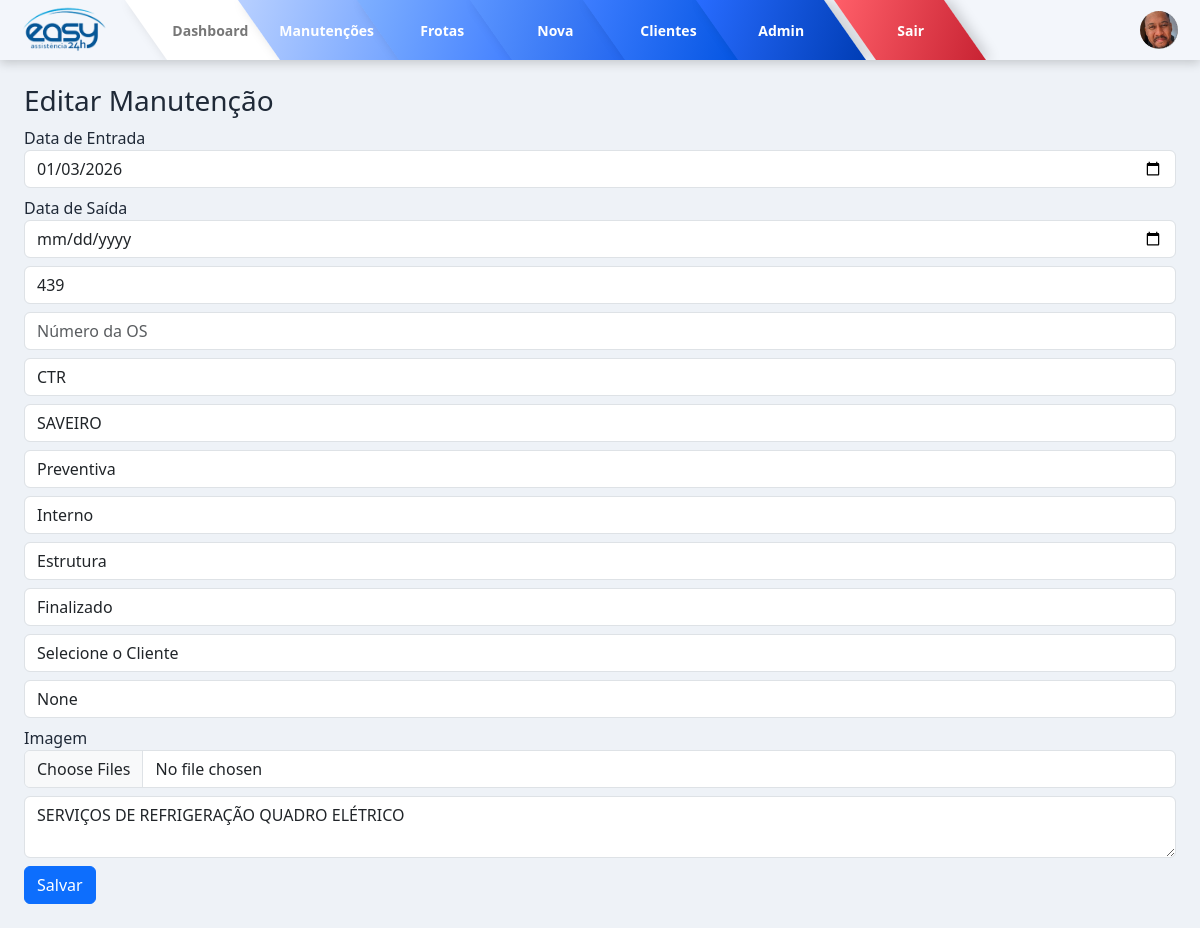
The page /manutencoes/editar/8 (signed in) on the database as committed earlier.
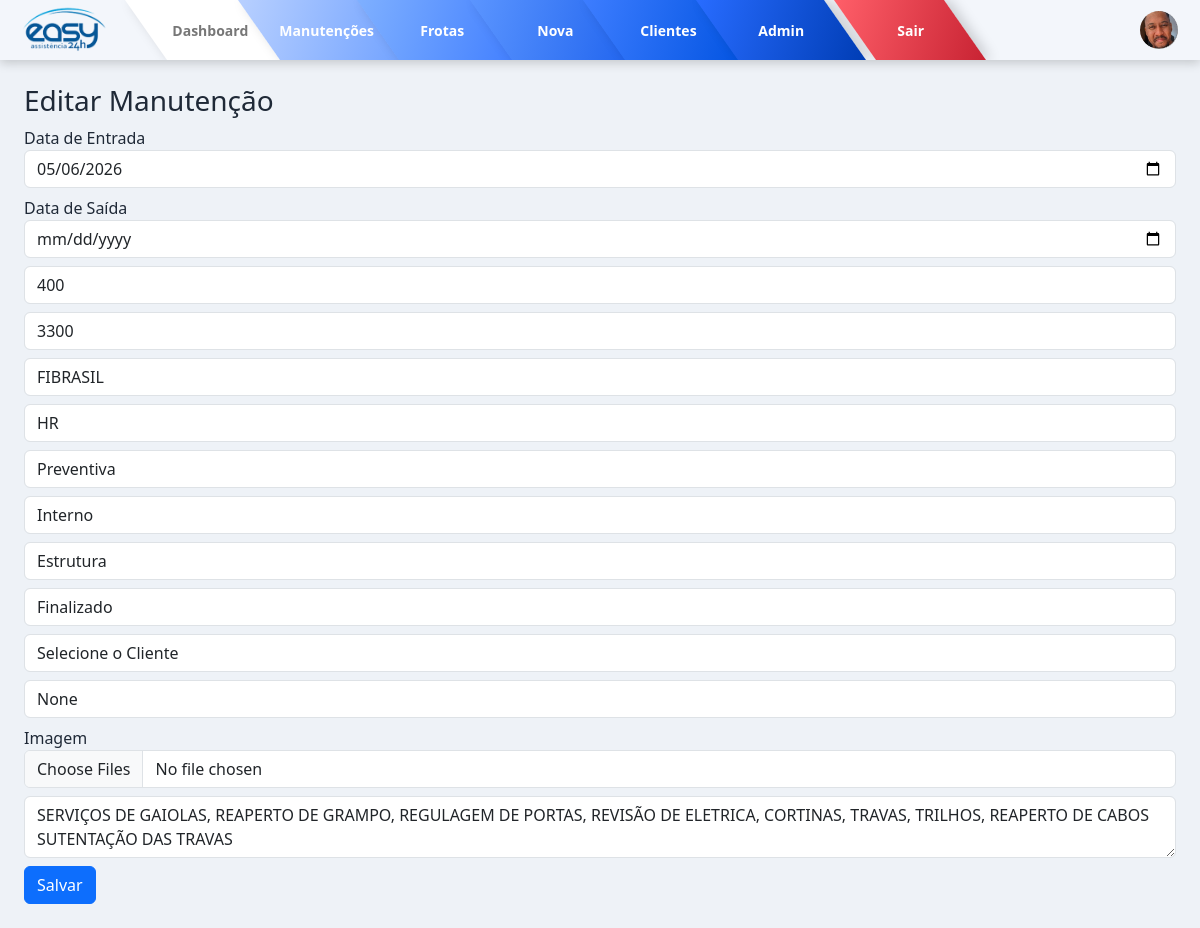
The same page on the database as committed later.
### models/manutencao.py (models this page shows)
class Manutencao(db.Model):
    __tablename__ = "manutencoes"
    id = db.Column(db.Integer, primary_key=True, autoincrement=True)
    data = db.Column(db.Date)          # Data de entrada
    data_saida = db.Column(db.Date)    # Data de saída
    numero_frota = db.Column(db.String)
    os = db.Column(db.String(50))
    bau = db.Column(db.String)
    tipo_veiculo = db.Column(db.String)
    tipo_servico = db.Column(db.String)
    tipo_atendimento = db.Column(db.String)
    tipo_manutencao = db.Column(db.String)
    status = db.Column(db.String)
    causa = db.Column(db.String)
    observacao = db.Column(db.String)
    cliente = db.Column(db.String)
    imagens = db.Column(db.Text)

### routes/manutencoes.py (the view, shortened to what this page needs)
@manutencao_bp.route("/editar/<int:id>", methods=["GET", "POST"])
def editar(id):
    if not session.get("user_id"):
        return redirect("/login")
    if session.get("user_role") != "admin":
        return redirect("/")
    m = Manutencao.query.get_or_404(id)
    clientes = Cliente.query.order_by(Cliente.nome).all()
    return render_template(
        "manutencoes/form.html",
        m=m,
        clientes=clientes
    )

### templates/manutencoes/form.html (shortened to what this page needs)
{% extends "base.html" %}
{% block content %}
<h3>{{ "Editar" if m else "Nova" }} Manutenção</h3>
<form method="POST" enctype="multipart/form-data">
  <label>Data de Entrada</label>
  <input type="date" name="data" class="form-control mb-2"
         value="{{ m.data.strftime('%Y-%m-%d') if m and m.data else '' }}">
  <label>Data de Saída</label>
  <input type="date" name="data_saida" class="form-control mb-2"
         value="{{ m.data_saida.strftime('%Y-%m-%d') if m and m.data_saida else '' }}">
  <input name="numero_frota" class="form-control mb-2"
         value="{{ m.numero_frota if m else '' }}" placeholder="Frota">
  <input type="text" name="os" placeholder="Número da OS" class="form-control mb-2"
         value="{{ m.os if m else '' }}">
  <input name="bau" class="form-control mb-2"
         value="{{ m.bau if m else '' }}" placeholder="Baú">
  <input name="tipo_veiculo" class="form-control mb-2"
         value="{{ m.tipo_veiculo if m else '' }}" placeholder="Tipo Veículo">
  <select name="tipo_servico" class="form-control mb-2" required>
    <option value="PREVENTIVA" {% if m and m.tipo_servico == "PREVENTIVA" %}selected{% endif %}>Preventiva</option>
  </select>
  <select name="tipo_atendimento" class="form-control mb-2" required>
    <option value="INTERNO" {% if m and m.tipo_atendimento == "INTERNO" %}selected{% endif %}>Interno</option>
  </select>
  <select name="tipo_manutencao" class="form-control mb-2" required>
    <option value="Estrutura" {% if m and m.tipo_manutencao == "Estrutura" %}selected{% endif %}>Estrutura</option>
  </select>
  <select name="status" class="form-control mb-2">
    <option value="FINALIZADO" {% if m and m.status == "FINALIZADO" %}selected{% endif %}>Finalizado</option>
  </select>
  <select name="cliente" class="form-control mb-2" required>
    <option value="">Selecione o Cliente</option>
  </select>
  <input name="causa" class="form-control mb-2"
         value="{{ m.causa if m else '' }}" placeholder="Causa">
  <label>Imagem</label>
  <input type="file" name="imagens" class="form-control mb-2" multiple>
  <textarea name="observacao" class="form-control mb-2" placeholder="Observação">{{ m.observacao if m else '' }}</textarea>
  <button class="btn btn-primary">Salvar</button>
</form>
{% endblock %}

### templates/base.html (shortened to what this page needs)
<!DOCTYPE html>
<html lang="pt-br">
<head>
  <link href="https://cdn.jsdelivr.net/npm/bootstrap@5.3.0/dist/css/bootstrap.min.css" rel="stylesheet">
  <link href="https://cdn.jsdelivr.net/npm/bootstrap-icons@1.10.5/font/bootstrap-icons.css" rel="stylesheet">
  <link rel="stylesheet" href="{{ url_for('static', filename='css/style.css') }}">
</head>
<body>
<nav class="top-menu-skew">
  <div class="top-logo">
    <img src="{{ url_for('static', filename='img/logo.png') }}" alt="Logo">
  </div>
  <div class="top-links">
    <a href="{{ url_for('dashboard.dashboard') }}" class="skew-item">
      <span>Dashboard</span>
    </a>
    <a href="{{ url_for('manutencao.lista') }}" class="skew-item">
      <span>Manutenções</span>
    </a>
    <a href="/frotas" class="skew-item">
      <span>Frotas</span>
    </a>
    {% if session.get("user_role") == "admin" %}
      <a href="{{ url_for('manutencao.nova') }}" class="skew-item">
        <span>Nova</span>
      </a>
      <a href="/clientes/" class="skew-item">
        <span>Clientes</span>
      </a>
      <a href="{{ url_for('admin.dashboard_admin') }}" class="skew-item">
        <span>Admin</span>
      </a>
    {% endif %}
    <a href="/logout" class="skew-item sair">
      <span>Sair</span>
    </a>
  </div>
  <div class="top-user">
    {% if session.get("user_foto") %}
      <img src="{{ session.get('user_foto') }}" class="user-img">
    {% else %}
      <div class="user-img">👤</div>
    {% endif %}
  </div>
</nav>
<div class="content-top p-4">
  {% block content %}{% endblock %}
</div>
</body>
</html>

### static/css/style.css (style rules this page uses)
:root { --gradient-start: #020024; --gradient-mid: #090979; --gradient-end: #00d4ff; --primary: #1e3a8a; --secondary: #3b82f6; --bg: #eef2f7; --card: #ffffff; --text: #1f2937; --muted: #6b7280; --border: #d1d5db; }
body { background: var(--bg); font-family: 'Segoe UI', sans-serif; color: var(--text); }
:root { --xodo-azul: #5AA0C8; --xodo-roxo: #5A3D9A; --xodo-azul-forte: #2F80ED; }
.top-menu-skew { width: 100%; height: 60px; background: #f3f6fb; display: flex; align-items: center; justify-content: space-between; padding: 0 22px; box-shadow: 0 3px 10px rgba(0,0,0,0.18); overflow: hidden; }
.top-logo { width: 150px; display: flex; align-items: center; justify-content: flex-start; z-index: 3; }
.top-logo img { height: 70px; max-width: 120px; object-fit: contain; }
.top-links { flex: 1; display: flex; align-items: center; justify-content: center; }
.top-user { width: 230px; display: flex; align-items: center; justify-content: flex-end; gap: 18px; z-index: 5; }
.user-img { position: relative; z-index: 10; }
.skew-item.sair { margin-left: 10px; }
.user-img { width: 38px; height: 38px; border-radius: 50%; object-fit: cover; background: #fff; display: flex; align-items: center; justify-content: center; }
.skew-item { height: 60px; min-width: 128px; padding: 0 20px; margin-left: -15px; background: linear-gradient(135deg, #91baff, #0052e0); color: #fff; text-decoration: none; font-weight: 700; font-size: 14px; display: flex; align-items: center; justify-content: center; transform: skewX(35deg); box-shadow: 5px 0 12px rgba(0,0,0,0.18); transition: 0.25s ease; }
.skew-item span { transform: skewX(-35deg); white-space: nowrap; }
.skew-item:nth-child(1) { background: #ffffff; color: #777; }
.skew-item:nth-child(2) { background: linear-gradient(135deg, #b8d0ff, #6ea0ff); }
.skew-item:nth-child(3) { background: linear-gradient(135deg, #7fb0ff, #3f7dff); }
.skew-item:nth-child(4) { background: linear-gradient(135deg, #5b95ff, #1f63ee); }
.skew-item:nth-child(5) { background: linear-gradient(135deg, #3d7dff, #0052e0); }
.skew-item:nth-child(6) { background: linear-gradient(135deg, #286cff, #003db5); }
.skew-item.sair { min-width: 110px; background: linear-gradient(135deg, #ff5f69, #c82333); }
.content-top { width: 100%; }

Rows that differ between the two databases and show on the page:
changed Manutencao "Preventiva": data "01/03/2026" → "05/06/2026"; numero_frota "439" → "400"; os (not shown) → "3300"; bau "CTR" → "FIBRASIL"; tipo_veiculo "SAVEIRO" → "HR"; observacao "SERVIÇOS DE REFRIGERAÇÃO QUADRO ELÉTRICO" → "SERVIÇOS DE GAIOLAS, REAPERTO DE GRAMPO, REGULAGEM DE PORTAS, REVISÃO DE ELETRICA, CORTINAS, TRAVAS, TRILHOS, REAPERTO DE CABOS SUTENTAÇÃO DAS TRAVAS"
